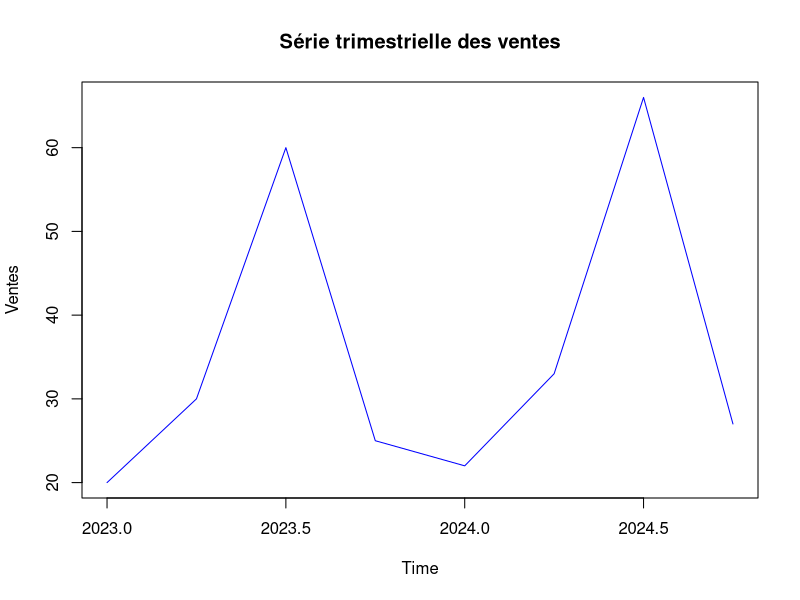
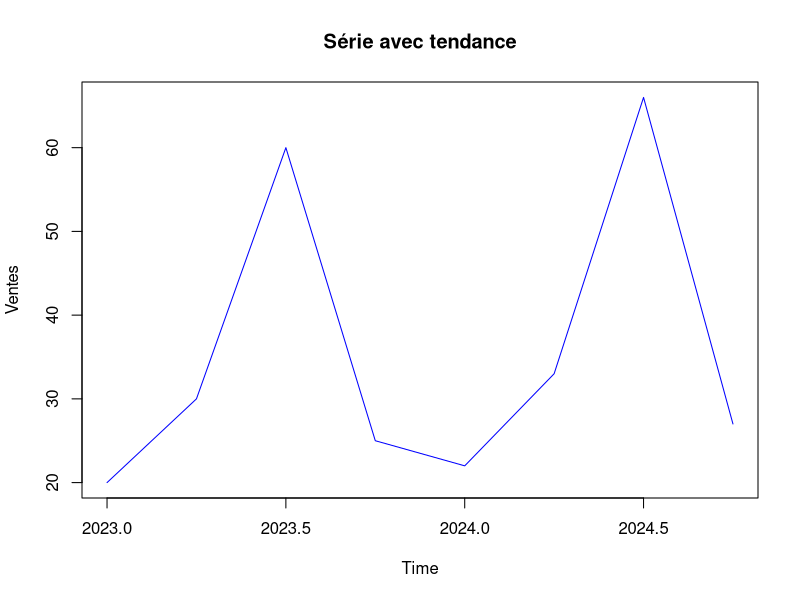
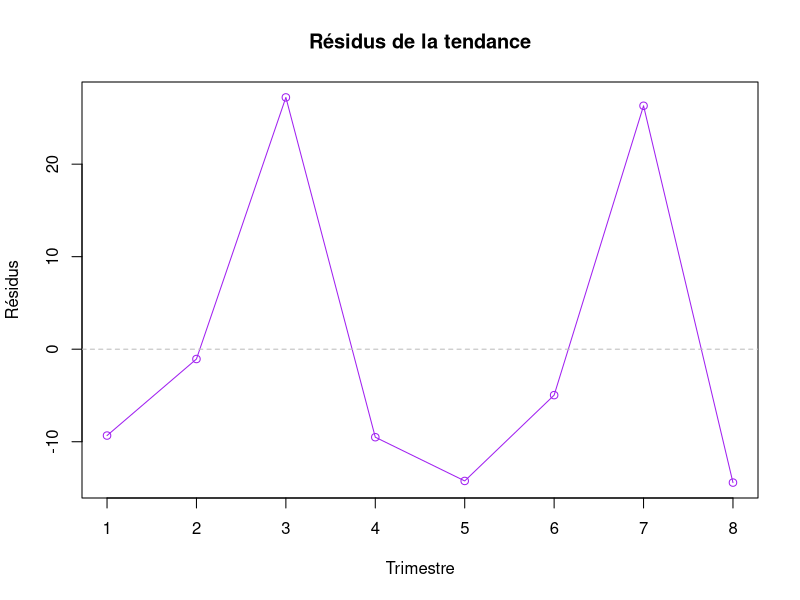
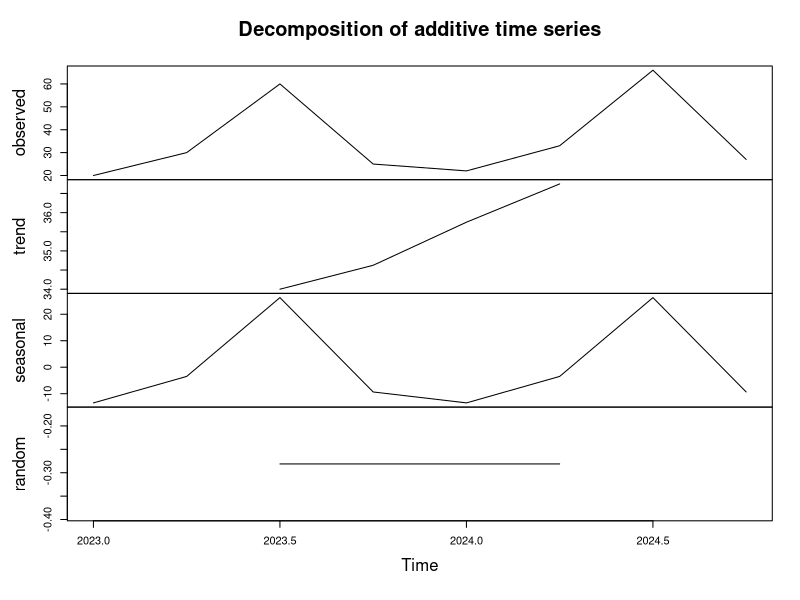
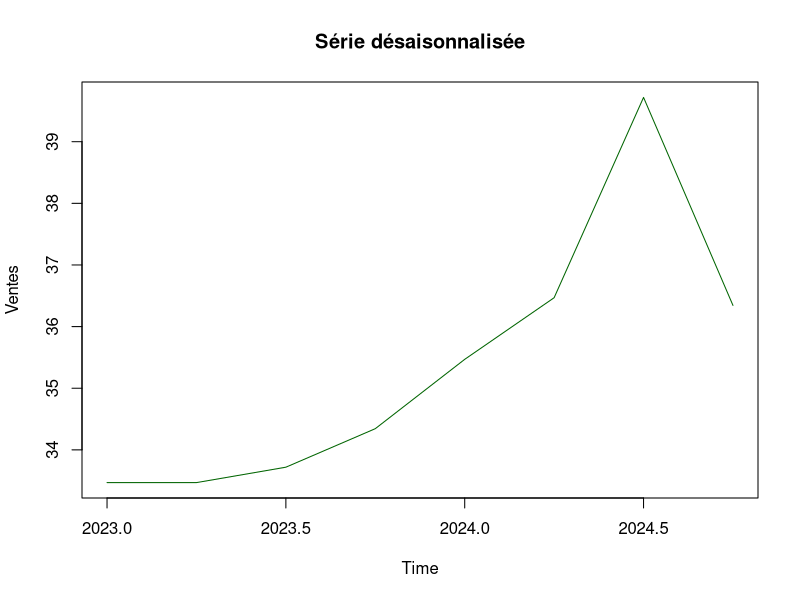
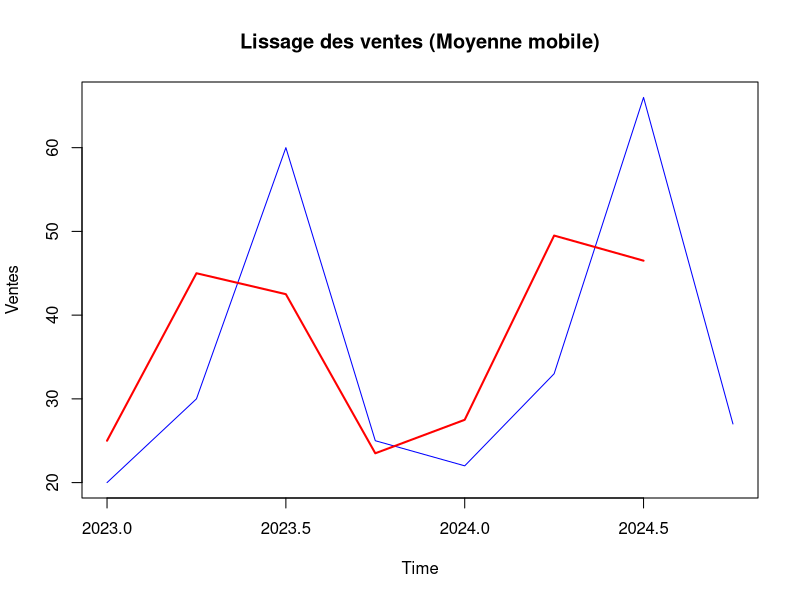
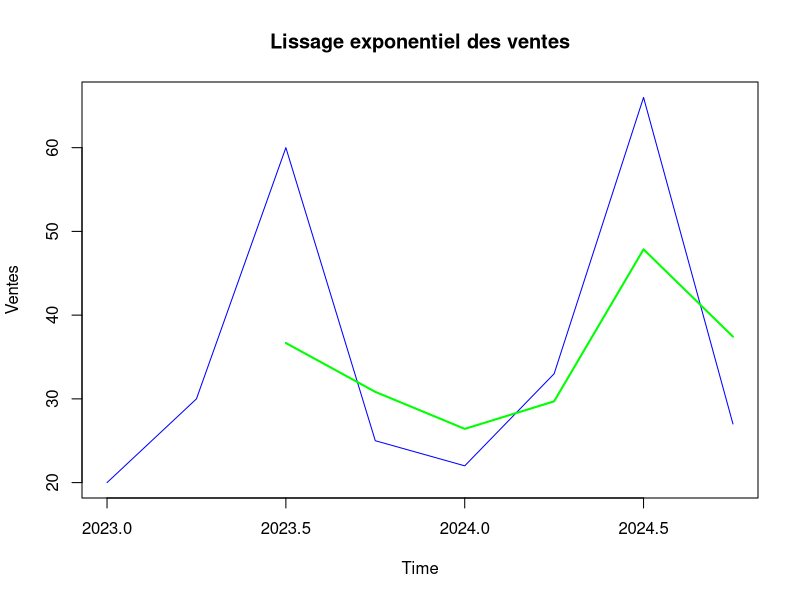
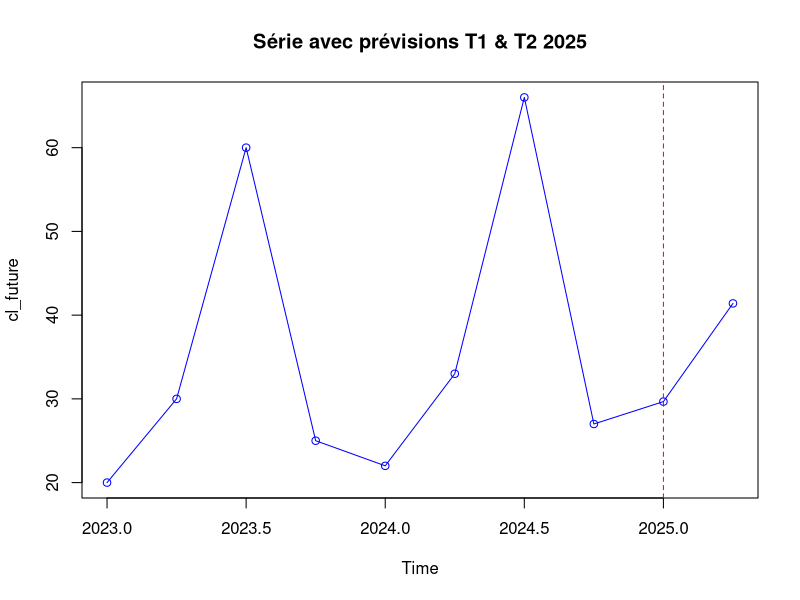

The R script that drew these images, in order:
library(dplyr)
library(TTR)
library(zoo)

# 📌 Étape 2 : Création du dataframe des ventes
values <- data.frame(
  annee = rep(2023:2024, each = 4),  # Répartition des années sur les trimestres
  trimestre = rep(1:4, times = 2),  # Attribution des trimestres
  ventes = c(20,30,60,25,22,33,66,27)  # Ventes trimestrielles
)
print(head(values))  # Vérification des données

# 📌 Étape 3 : Ajout d'une colonne 'time' avec les dates réelles
values$time <- seq.Date(from = as.Date("2023-01-01"), by = "quarter", length.out = nrow(values))
print(head(values))  # Vérification des dates

# 📌 Étape 4 : Transformation en série temporelle trimestrielle
serie_cl <- ts(values$ventes, start = c(2023, 1), frequency = 4)
plot(serie_cl, main = "Série trimestrielle des ventes", col = "blue", ylab = "Ventes")

# 📌 Étape 5 : Estimation de la tendance avec régression linéaire
temps <- 1:length(serie_cl)
model_tendance <- lm(serie_cl ~ temps)
summary(model_tendance)  # Résumé du modèle

# 📌 Étape 6 : Tracer la série avec la tendance
plot(serie_cl, main = "Série avec tendance", ylab = "Ventes", col = "blue")
abline(model_tendance, col = "red", lwd = 2)

# 📌 Étape 7 : Analyse des résidus
residues <- residuals(model_tendance)
print(head(residues))  # Vérification des premiers résidus

# 📌 Étape 8 : Visualisation des résidus
plot(residues, type = "o", col = "purple", main = "Résidus de la tendance", ylab = "Résidus", xlab = "Trimestre")
abline(h = 0, lty = 2, col = "gray")

# 📌 Étape 9 : Décomposition additive de la série
decompe <- decompose(serie_cl, type = "additive")
plot(decompe)  # Visualisation de la décomposition (tendance, saisonnalité, résidus)

# 📌 Étape 10 : Désaisonnalisation de la série
serie_desaisonnalisee <- serie_cl - decompe$seasonal
plot(serie_desaisonnalisee, main = "Série désaisonnalisée", col = "darkgreen", ylab = "Ventes")
print(head(serie_desaisonnalisee))  # Vérification des premières valeurs désaisonnalisées

# 📌 Étape 11 : Lissage avec moyenne mobile
serie_lissee <- rollmean(serie_cl, k = 2, fill = NA)
plot(serie_cl, main = "Lissage des ventes (Moyenne mobile)", col = "blue", ylab = "Ventes")
lines(serie_lissee, col = "red", lwd = 2)  # Ajout du lissage en rouge

# 📌 Étape 12 : Lissage exponentiel
serie_exp_smooth <- EMA(serie_cl, n = 3)
plot(serie_cl, main = "Lissage exponentiel des ventes", col = "blue", ylab = "Ventes")
lines(serie_exp_smooth, col = "green", lwd = 2)  # Ajout du lissage en vert

# 📌 Étape 13 : Prévision des ventes pour T1 et T2 2025
temps_futur <- data.frame(temps = 9:10)
previsions_tendance <- predict(model_tendance, newdata = temps_futur)

# 📌 Étape 14 : Ajout des composantes saisonnières pour T1 et T2
coef_sais <- decompe$seasonal
saisons <- tapply(decompe$seasonal, cycle(serie_cl), mean)  # Calcul de la moyenne saisonnière

sais_T1 <- saisons[1]
sais_T2 <- saisons[2]

# 📌 Étape 15 : Calcul des prévisions ajustées avec la saisonnalité
previsions_T1_2025 <- previsions_tendance[1] + sais_T1
previsions_T2_2025 <- previsions_tendance[2] + sais_T2

print(previsions_T1_2025)  # Affichage de la prévision pour T1 2025
print(previsions_T2_2025)  # Affichage de la prévision pour T2 2025

# 📌 Étape 16 : Visualisation des prévisions
cl_future <- ts(c(serie_cl, previsions_T1_2025, previsions_T2_2025), start = c(2023,1), frequency = 4)
plot(cl_future, type = "o", col = "blue", main = "Série avec prévisions T1 & T2 2025")
abline(v = c(2025), col = "red", lty = 2)
